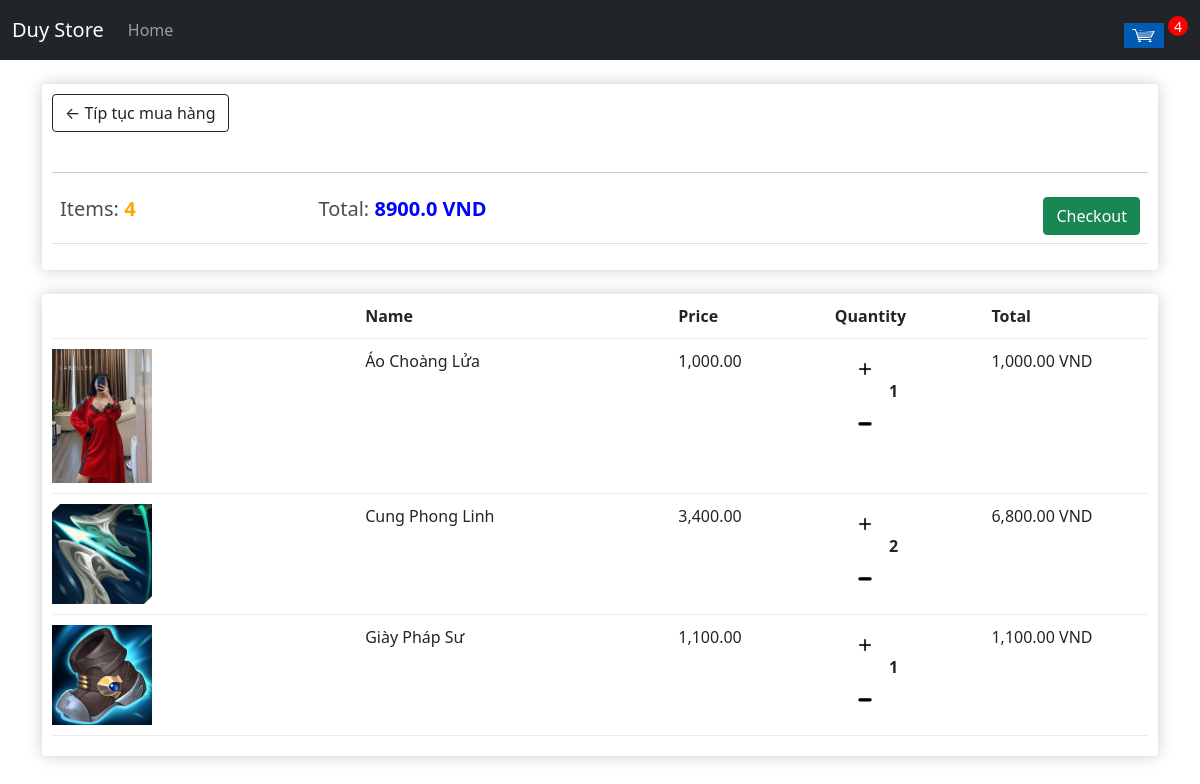
The page /cart (signed in) on the database as committed earlier.
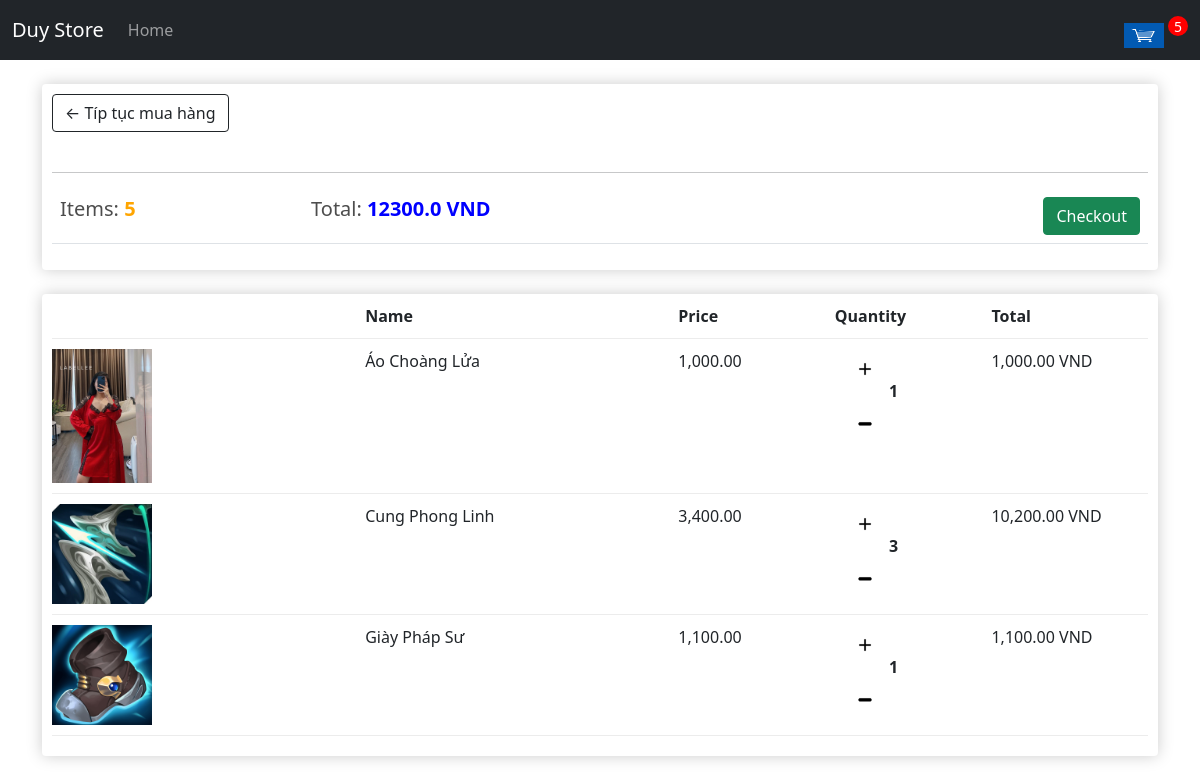
The same page on the database as committed later.
### store/models.py (models this page shows, shortened)
class Order(models.Model):
    customer = models.ForeignKey(Customer, on_delete=models.SET_NULL, null=True, blank=True)
    dateOrdered = models.DateTimeField(auto_now_add=True)
    complete = models.BooleanField(default=False)
    transactionId = models.CharField(max_length=200, null=True)
    @property
    def getTotalBill(self):
        orderItems = self.orderitem_set.all()
        total = sum([i.totalBill for i in orderItems])
        return (total)
    @property
    def getTotalItem(self):
        orderItems = self.orderitem_set.all()
        return (sum([i.quantity for i in orderItems]))

class OrderItem(models.Model):
    product = models.ForeignKey(Product, on_delete=models.SET_NULL, null=True, blank= True)
    order = models.ForeignKey(Order, on_delete=models.SET_NULL, null=True, blank= True)
    quantity = models.IntegerField(default=0, null=True, blank=True)
    dateAdded = models.DateTimeField(auto_now_add=True)
    @property
    def totalBill(self):
        return (self.product.price * self.quantity)
    @property
    def formatCur(self):
        amount = self.totalBill
        currency = "{:20,.2f}".format(amount)
        return currency

class Product(models.Model):
    name = models.CharField(max_length=200)
    price = models.FloatField()
    image = models.ImageField(null= True, blank= True)
    @property
    def imageUrl(self):
        try:
            url = self.image.url
        except:
            url = ''
        return url
    @property
    def formatCur(self):
        amount = self.price
        currency = "{:20,.2f}".format(amount)
        return currency

### store/views.py (the view, shortened to what this page needs)
# urls.py: path('cart', views.cart, name="cart"),
def cart(req):
    if req.user.is_authenticated:
        customer = req.user.customer
        order, created = Order.objects.get_or_create(customer = customer, complete = False)
        items = order.orderitem_set.all()
        countItem = order.getTotalItem
    context = {
        "items" : items,
        "order" : order,
        "countItem": countItem
        }
    return render(req, 'store/cart.html', context)

### store/templates/store/cart.html
{% extends 'store/main.html' %}
{% load static %}
{% block content %}
<div class="row">
    <div class="col-lg-12">
        <div class="box-element">
            <a class='btn btn-outline-dark' href="{% url 'store' %}">&#x2190; Típ tục mua hàng</a>
            <br> <br> <hr>
            <table class="table">
                <tr>
                    <th><h5>Items: <strong style="color: orange;">{{order.getTotalItem}} </strong></h5></th>
                    <th><h5>Total: <strong style="color: blue;">{{order.getTotalBill}} VND</strong></h5></th>
                    <th><a href="{% url 'checkout' %}" class="btn btn-success" style="float: right;">Checkout</a></th>
                </tr>
            </table>
        </div> <br>
        <div class="box-element">
            <div class="cart-row">
                <div style="flex: 2;"></div>
                <div style="flex: 2;"> <strong> Name </strong></div>
                <div style="flex: 1;"> <strong> Price </strong></div>
                <div style="flex: 1;"> <strong> Quantity </strong></div>
                <div style="flex: 1;"> <strong> Total </strong></div>
            </div>
            {% for item in items %}
            <div class="cart-row">
                <div style="flex: 2;"><img class="row-image" src="{{item.product.imageUrl }}" alt=""></div>
                <div style="flex: 2;">{{ item.product.name}}</div>
                <div style="flex: 1;">{{ item.product.formatCur}}</div>
                <div style="flex: 1;">
                    <div class="quantity">
                        <img class="chg-quantity btn_update" data-id="{{item.product.id}}" data-action="add" src="{% static 'images/plus_icon.png' %}" alt="">
                      <br>
                        <img class="chg-quantity btn_update" data-id="{{item.product.id}}" data-action="remove" src="{% static 'images/minus_icon.png' %}" alt="">
                    </div>
                    <div class="quantity">{{item.quantity}}</div>
                </div>
                <div style="flex: 1;">{{ item.formatCur }} VND</div>
            </div>
            {% endfor %}
{% endblock content %}

Rows that differ between the two databases and show on the page:
changed through a linked row, Order: getTotalItem "4" → "5"; getTotalBill "8900.0" → "12300.0"
changed OrderItem "Cung Phong Linh": quantity "2" → "3"; formatCur "6,800.00" → "10,200.00"
Other text that changed with them:
{{ countItem }}: "4" → "5"
